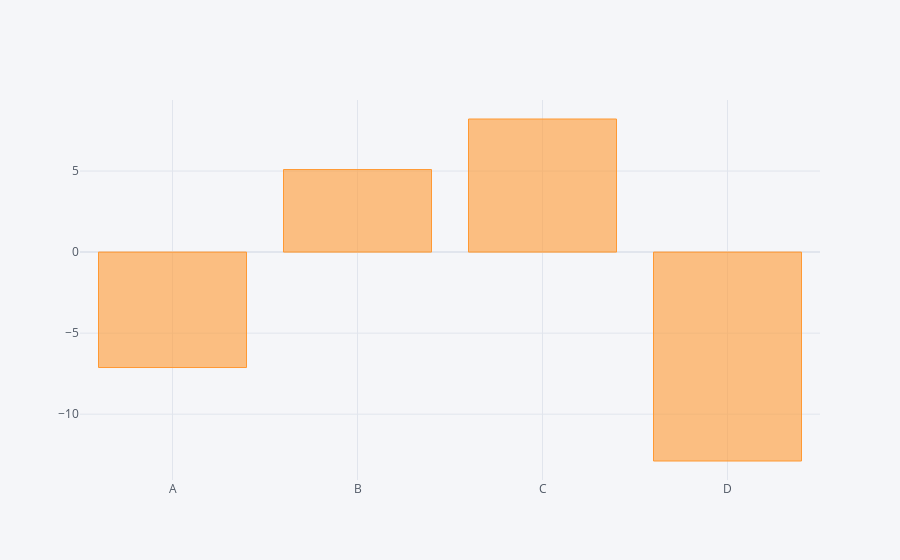

The cell this chart's notebook holds for it:
### Code cell
df.sum().iplot(kind='bar')

### Figure 1 — Plotly figure (JSON) as saved in the notebook; plotly's stock layout.template omitted (floating-point values rounded to 4 significant figures)
{"data": [{"marker": {"color": "rgba(255, 153, 51, 0.6)", "line": {"color": "rgba(255, 153, 51, 1.0)", "width": 1}}, "name": "None", "orientation": "v", "text": "", "type": "bar", "x": ["A", "B", "C", "D"], "y": [-7.122, 5.094, 8.212, -12.89]}], "layout": {"legend": {"bgcolor": "#F5F6F9", "font": {"color": "#4D5663"}}, "paper_bgcolor": "#F5F6F9", "plot_bgcolor": "#F5F6F9", "title": {"font": {"color": "#4D5663"}}, "xaxis": {"gridcolor": "#E1E5ED", "showgrid": true, "tickfont": {"color": "#4D5663"}, "title": {"font": {"color": "#4D5663"}, "text": ""}, "zerolinecolor": "#E1E5ED"}, "yaxis": {"gridcolor": "#E1E5ED", "showgrid": true, "tickfont": {"color": "#4D5663"}, "title": {"font": {"color": "#4D5663"}, "text": ""}, "zerolinecolor": "#E1E5ED"}}}
